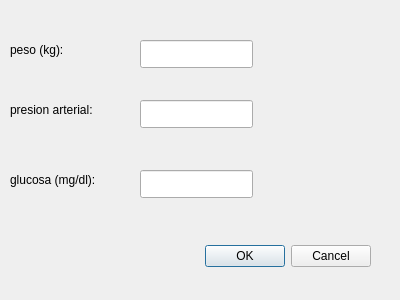
<?xml version="1.0" encoding="UTF-8"?>
<ui version="4.0">
 <class>Dialog</class>
 <widget class="QDialog" name="Dialog">
  <property name="geometry">
   <rect>
    <x>0</x>
    <y>0</y>
    <width>400</width>
    <height>300</height>
   </rect>
  </property>
  <property name="windowTitle">
   <string>Dialog</string>
  </property>
  <widget class="QDialogButtonBox" name="buttonBox">
   <property name="geometry">
    <rect>
     <x>30</x>
     <y>240</y>
     <width>341</width>
     <height>32</height>
    </rect>
   </property>
   <property name="orientation">
    <enum>Qt::Orientation::Horizontal</enum>
   </property>
   <property name="standardButtons">
    <set>QDialogButtonBox::StandardButton::Cancel|QDialogButtonBox::StandardButton::Ok</set>
   </property>
  </widget>
  <widget class="QLabel" name="label">
   <property name="geometry">
    <rect>
     <x>10</x>
     <y>40</y>
     <width>81</width>
     <height>20</height>
    </rect>
   </property>
   <property name="text">
    <string>peso (kg):</string>
   </property>
  </widget>
  <widget class="QLineEdit" name="weightEdit">
   <property name="geometry">
    <rect>
     <x>140</x>
     <y>40</y>
     <width>113</width>
     <height>28</height>
    </rect>
   </property>
  </widget>
  <widget class="QLineEdit" name="lineEdit">
   <property name="geometry">
    <rect>
     <x>140</x>
     <y>100</y>
     <width>113</width>
     <height>28</height>
    </rect>
   </property>
  </widget>
  <widget class="QLineEdit" name="lineEdit_2">
   <property name="geometry">
    <rect>
     <x>140</x>
     <y>170</y>
     <width>113</width>
     <height>28</height>
    </rect>
   </property>
  </widget>
  <widget class="QLabel" name="label_2">
   <property name="geometry">
    <rect>
     <x>10</x>
     <y>100</y>
     <width>121</width>
     <height>20</height>
    </rect>
   </property>
   <property name="text">
    <string>presion arterial:</string>
   </property>
  </widget>
  <widget class="QLabel" name="label_3">
   <property name="geometry">
    <rect>
     <x>10</x>
     <y>170</y>
     <width>121</width>
     <height>20</height>
    </rect>
   </property>
   <property name="text">
    <string>glucosa (mg/dl):</string>
   </property>
  </widget>
 </widget>
 <resources/>
 <connections>
  <connection>
   <sender>buttonBox</sender>
   <signal>accepted()</signal>
   <receiver>Dialog</receiver>
   <slot>accept()</slot>
   <hints>
    <hint type="sourcelabel">
     <x>248</x>
     <y>254</y>
    </hint>
    <hint type="destinationlabel">
     <x>157</x>
     <y>274</y>
    </hint>
   </hints>
  </connection>
  <connection>
   <sender>buttonBox</sender>
   <signal>rejected()</signal>
   <receiver>Dialog</receiver>
   <slot>reject()</slot>
   <hints>
    <hint type="sourcelabel">
     <x>316</x>
     <y>260</y>
    </hint>
    <hint type="destinationlabel">
     <x>286</x>
     <y>274</y>
    </hint>
   </hints>
  </connection>
 </connections>
</ui>
